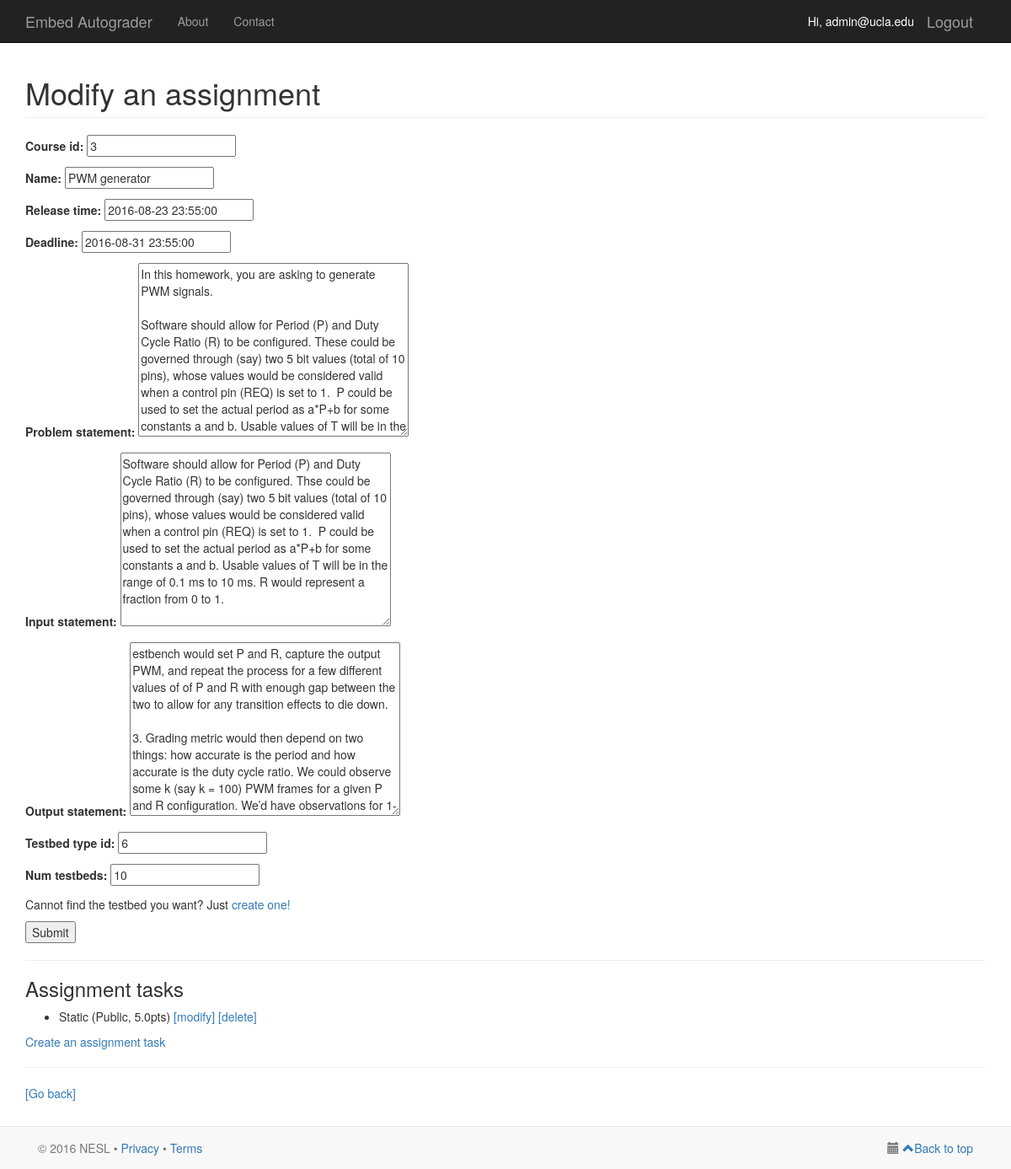
The page /modify-assignment/1/ (signed in) on the database as committed earlier.
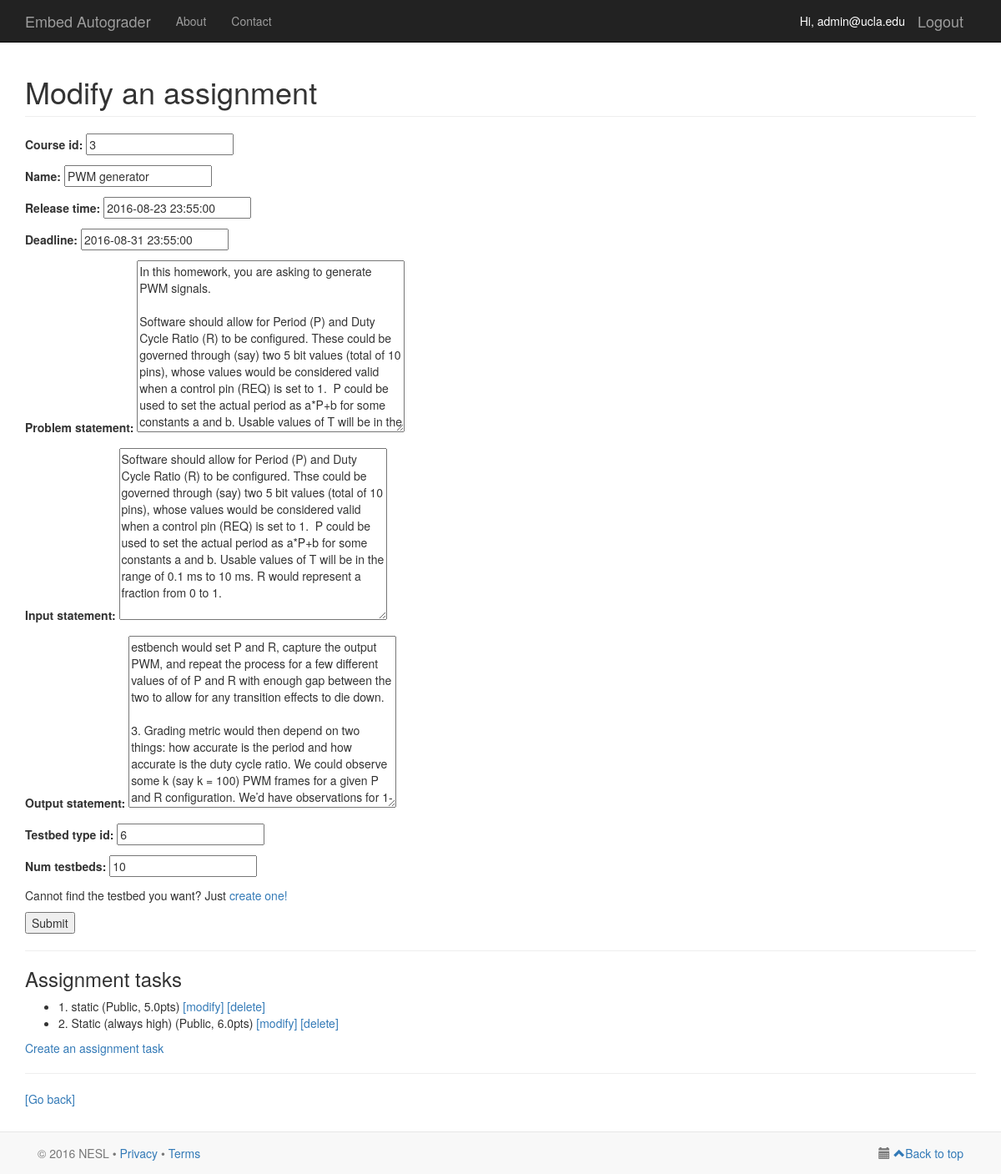
The same page on the database as committed later.
### serapis/models.py (models this page shows)
class AssignmentTask(models.Model):
    MODE_PUBLIC = 0
    MODE_FEEDBACK = 1
    MODE_HIDDEN = 2
    EVAL_MODES = (
        (MODE_PUBLIC, 'Public'),
        (MODE_FEEDBACK, 'Feedback'),
        (MODE_HIDDEN, 'Hidden'),
    )
    assignment_id = models.ForeignKey(Assignment, on_delete = models.CASCADE)
    brief_description = models.CharField(max_length=100)
    mode = models.IntegerField(choices=EVAL_MODES)
    points = models.FloatField()
    test_input = models.FileField(upload_to='uploaded_files')
    grading_script = models.FileField(upload_to='uploaded_files')

### serapis/views.py (the view)
# urls.py: url(r'^modify-assignment/(?P<assignment_id>[0-9]+)/$', views.modify_assignment, name='modify-assignment'),
@login_required(login_url='/login/')
def modify_assignment(request, assignment_id):
    username = request.user
    user = User.objects.filter(username=username)[0]
    user_profile = UserProfile.objects.filter(user=user)[0]
    assignment_list = Assignment.objects.filter(id=assignment_id)
    if not assignment_list:
        return HttpResponse("Assignment cannot be found")
    assignment = assignment_list[0]
    course = assignment.course_id
    if not CourseUserList.objects.filter(course_id=course, user_id=user):
        raise PermissionDenied
    if request.method == 'POST':
        form = AssignmentCompleteForm(request.POST, instance=assignment)
        if form.is_valid():
            assignment = form.save()
    else:
        form = AssignmentCompleteForm(instance=assignment)
    tasks = None
    if assignment.testbed_type_id:
        form.fields['testbed_type_id'].widget = forms.NumberInput(attrs={'readonly':'readonly'})
        tasks = AssignmentTask.objects.filter(assignment_id=assignment)
    form.fields['course_id'].widget = forms.NumberInput(attrs={'readonly':'readonly'})
    template_context = {
            'myuser': request.user,
            'user_profile': user_profile,
            'assignment': assignment,
            'form': form.as_p(),
            'tasks': tasks,
    }
    return render(request, 'serapis/modify_assignment.html', template_context)

### serapis/templates/serapis/modify_assignment.html (shortened to what this page needs)
{% extends 'serapis/base.html' %}
{% load staticfiles %}
{% block content %}
    <div class="container">
        <h1 class="page-header">Modify an assignment</h1>
        <form action="." method="post">
            {{ form }}
            <p>Cannot find the testbed you want? Just <a href="{% url 'create-testbed-type' %}">create one!</a></p>
            <input type="submit" value="Submit" />
            {% if tasks is not None %}
                <hr/>
                <h3>Assignment tasks</h3>
                {% if not tasks %}
                    <p>No tasks assigned yet.</p>
                {% else %}
                    <ul>
                    {% for task in tasks %}
                        <li>
                            {{ task.brief_description }} ({{ task.get_mode_display }}, {{ task.points }}pts)
                            <a href="#">[modify]</a> <a href="#">[delete]</a>
                        </li>
                    {% endfor %}
                    </ul>
                {% endif %}
                <p><a href="{% url 'create-assignment-task' assignment.id %}">Create an assignment task</a></p>
            {% endif %}
        </form>
        <hr/>
        <p><a href="{% url 'homepage' %}">[Go back]</a></p>
    </div>
{% endblock %}

Rows that differ between the two databases and show on the page:
removed AssignmentTask: brief_description "Static", mode "Public", points "5.0"
added AssignmentTask: brief_description "1. static", mode "Public", points "5.0"
added AssignmentTask: brief_description "2. Static (always high)", mode "Public", points "6.0"
